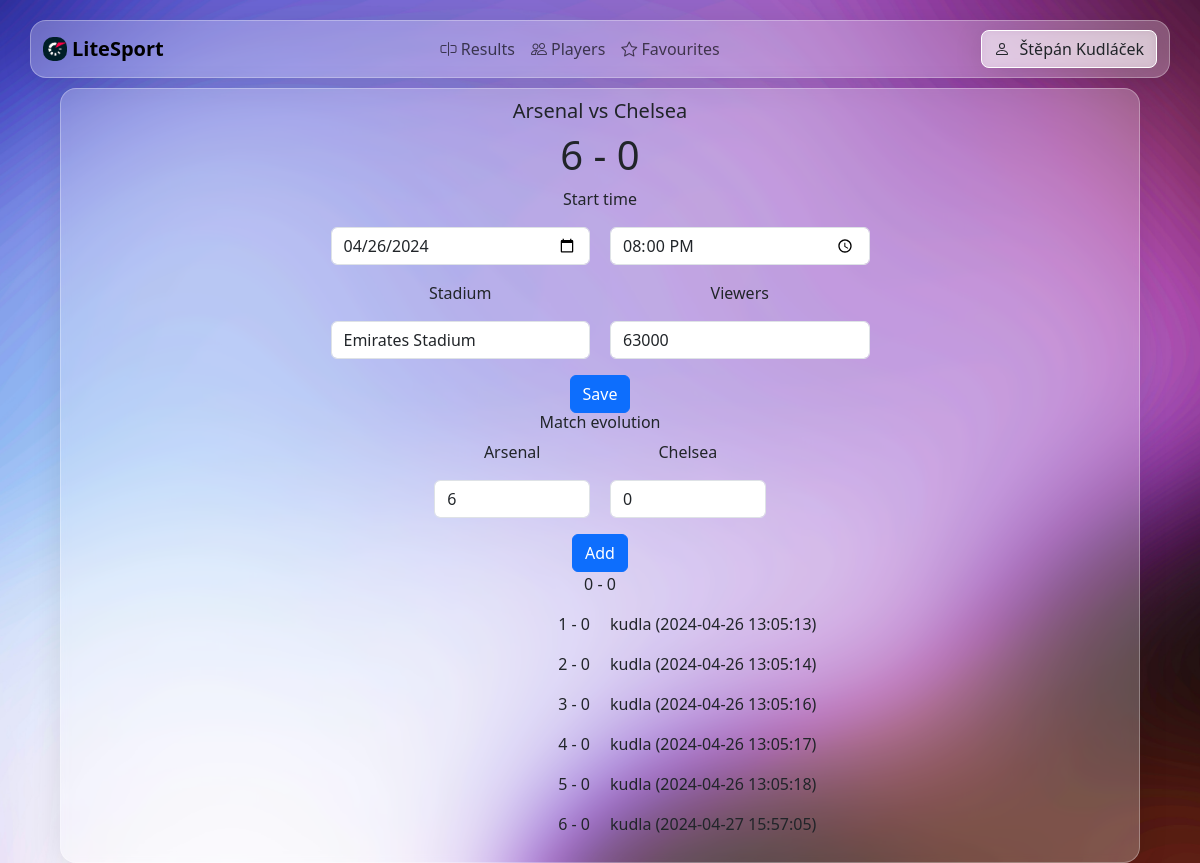
The app's page /edit-match/2 (signed in) with its own data.
### base/models.py (models this page shows, shortened)
class Match(models.Model):
    score_1 = models.IntegerField(default=0)
    score_2 = models.IntegerField(default=0)
    start_time = models.DateTimeField(null=True)
    end_time = models.DateTimeField(null=True)
    viewers = models.IntegerField(default=0)
    stadium = models.CharField(max_length=30,default="")
    id_category = models.ForeignKey('Category', on_delete=models.CASCADE)
    id_league = models.ForeignKey('League', on_delete=models.CASCADE)
    user = models.ForeignKey(User, on_delete=models.CASCADE)
    id_team_1 = models.ForeignKey('Team', on_delete=models.CASCADE, related_name='team_1')
    id_team_2 = models.ForeignKey('Team', on_delete=models.CASCADE, related_name='team_2')

class Team(models.Model):
    name = models.CharField(max_length=30,default="",null=False)
    id_category = models.ForeignKey('Category', on_delete=models.CASCADE)
    id_league = models.ForeignKey('League', on_delete=models.CASCADE)

class EditHistory(models.Model):
    modified_at = models.DateTimeField(null=True)
    old_score1 = models.IntegerField(default="",null=False)
    old_score2 = models.IntegerField(default="",null=False)
    new_score1 = models.IntegerField(default="",null=False)
    new_score2 = models.IntegerField(default="",null=False)
    user = models.ForeignKey(User, on_delete=models.CASCADE)
    id_match = models.ForeignKey('Match', on_delete=models.CASCADE)

### base/views.py (the view, shortened to what this page needs)
# urls.py: path('edit-match/<int:match_id>', views.edit_match, name="edit_match"),
@login_required
def edit_match(request, match_id):
    match = Match.objects.get(id=match_id)
    match_history = EditHistory.objects.filter(id_match=match_id)
    form1 = EditMatchForm(instance=match)
    form2 = AddMatchHistoryForm()
    context = {
        'title': 'Edit Match',
        'match': match,
        'match_history': match_history,
        'form1': form1,
        'form2': form2
    }
    return render(request,'base/edit_match.html',context)

### base/forms.py
class EditMatchForm(forms.ModelForm):
    class Meta:
        model = Match
        fields = ['start_time', 'stadium', 'viewers', 'id_team_1', 'score_1', 'id_team_2', 'score_2']

class AddMatchHistoryForm(forms.ModelForm):
    class Meta:
        model = EditHistory
        fields = ['id_match', 'new_score1', 'new_score2', 'modified_at', 'user']

### base/templates/base/edit_match.html (shortened to what this page needs)
{% extends 'main.html' %}
{% block content %}
<div class="container-lg main-container glass-effect" >
        <div class="col">
            <form method="POST" >
                <h5 class="page-title">{{ match.id_team_1.name }} vs {{ match.id_team_2.name }}</h5>
                <h1 class="page-title">{{ match.score_1 }} - {{ match.score_2 }}</h1>
                <p class="page-title">Start time</p>
                <div class="mb-3">
                    <div class="row">
                        <div class="col" style="padding-right: 10px;">
                            <input type="date" class="form-control" style="max-width: 50%;margin-left: auto;" value="{{ match.start_time|date:'Y-m-d' }}" name="start_time_date">
                        </div>
                        <div class="col" style="padding-left: 10px;">
                            <input type="time" class="form-control" style="max-width: 50%;" value="{{ match.start_time|time:'H:i' }}" name="start_time_time">
                        </div>
                    </div>
                </div>
                <div class="mb-3">
                    <div class="row">
                        <div class="col" style="padding-right: 10px;">
                            <p style="max-width: 50%;margin-left: auto;" class="page-title">Stadium</p>
                            <input type="text" class="form-control" style="max-width: 50%;margin-left: auto;" value="{{ match.stadium }}" name="stadium" >
                        </div>
                        <div class="col" style="padding-left: 10px;">
                            <p style="max-width: 50%;" class="page-title">Viewers</p>
                            <input type="text" class="form-control" style="max-width: 50%;" value="{{ match.viewers }}" name="viewers">
                        </div>
                    </div>
                </div>
                <div class="d-flex justify-content-center">
                    <button class="btn btn-primary" name="form1" type="submit">
                        Save
                    </button>
                </div>
            </form>
            <form method="POST">
                <h6 class="page-title">Match evolution</h6>
                <div class="mb-3">
                    <div class="row">
                        <div class="col" style="padding-right: 10px;">
                            <p style="max-width: 30%;margin-left: auto;" class="page-title">{{ match.id_team_1.name }}</p>
                            <input type="number" class="form-control" style="max-width: 30%;margin-left: auto;" value="{{ match.score_1 }}" name="new_score1" >
                        </div>
                        <div class="col" style="padding-left: 10px;">
                            <p style="max-width: 30%;" class="page-title">{{ match.id_team_2.name }}</p>
                            <input type="number" class="form-control" style="max-width: 30%;" value="{{ match.score_2 }}"name="new_score2" >
                        </div>
                    </div>
                </div>
                <div class="d-flex justify-content-center">
                    <button class="btn btn-primary" name="form2"type="submit">
                        Add
                    </button>
                </div>
            </form>
            <div class="page-title">
                <p class"page-title">0 - 0</p>
            </div>
            {% for match_his in match_history %}
                <div class="row">
                    <div class="col" style="padding-right: 10px;">
                        <p class="page-title" style="max-width: 50%;margin-left: auto; display: flex;align-items: right;justify-content: right;">{{match_his.new_score1}} - {{match_his.new_score2}}</p>
                    </div>
                    <div class="col" style="padding-left: 10px;">
                        <p class="ml-3">{{match_his.user}} ({{match_his.modified_at|date:'Y-m-d H:i:s'}})</p>
                    </div>
                </div>
            {% endfor %}
        </div>
</div>
{% endblock %}

### templates/navbar.html (shortened to what this page needs)
{% load static %}
<div class="navbar-container">
  <nav class="navbar navbar-expand-sm container-lg glass-effect">
    <div class="container-lg">
      <a class="navbar-brand d-flex align-items-center" href="/">
        <img class="navbar-logo" src="{% static 'litesport_logo.png' %}" alt="Logo" width="24" height="24" class="d-inline-block align-text-top" />
        <strong class="ml-2">LiteSport</strong>
      </a>
      <div class="collapse navbar-collapse" id="navbarNavDropdown">
        <div class="collapse navbar-collapse justify-content-center" id="navbarNavDropdown">
          <ul class="navbar-nav">
            <li class="nav-item">
              <a class="nav-link" aria-current="page" href="/">
                <i class="bi bi-input-cursor"></i> Results
              </a>
            </li>
            <li class="nav-item">
              <a class="nav-link" href="/football/players">
                <i class="bi bi-people"></i> Players
              </a>
            </li>
            <li class="nav-item">
              <a class="nav-link" href="#">
                <i class="bi bi-star"></i> Favourites
              </a>
            </li>
          </ul>
        </div>
        <div class="dropdown ms-auto">
          <button class="btn user-button" type="button" id="dropdownMenuButton" data-bs-toggle="dropdown" aria-haspopup="true" aria-expanded="false">
            <div class="page-title">
              {% if user.is_authenticated %}
              {{ user.first_name }} {{ user.last_name }}
              {% else %}
              Not logged in
              {% endif %}
            </div>
          </button>
        </div>
      </div>
    </div>
  </nav>
</div>

### static/css/style.css (style rules this page uses)
html, body { height: 100%; }
body { background-size: cover; background-repeat: no-repeat; background-position: center center; background-attachment: fixed; }
.navbar-container { display: flex; justify-content: center; padding-top: 20px; padding-bottom: 5px; }
.glass-effect { background: rgba(255, 255, 255, 0.25); border-radius: 16px; box-shadow: 0 4px 30px rgba(0, 0, 0, 0.1); backdrop-filter: blur(5px); -webkit-backdrop-filter: blur(5px); border: 1px solid rgba(255, 255, 255, 0.3); }
.navbar-logo { border-radius: 10px; margin-right: 5px; }
.user-button { background: rgba(255, 255, 255, 0.5); border-radius: 8px; box-shadow: 0 4px 30px rgba(0, 0, 0, 0.1); backdrop-filter: blur(5px); -webkit-backdrop-filter: blur(5px); border: 1px solid rgba(255, 255, 255, 1); }
.container-lg.main-container { width: 90%; justify-content: center; padding: 10px; margin-top: 5px; }
.page-title { display: flex; align-items: center; justify-content: center; }
.nav-item { border-radius: 10px; }

### records on screen
Match: id_team_1.name "Arsenal", id_team_2.name "Chelsea", score_1 "6", score_2 "0", start_time_date "04/26/2024", start_time_time "20:00", stadium "Emirates Stadium", viewers "63000", new_score1 "6", new_score2 "0"
EditHistory: new_score1 "1", new_score2 "0", user "kudla", modified_at "2024-04-26 13:05:13"
EditHistory: new_score1 "2", new_score2 "0", user "kudla", modified_at "2024-04-26 13:05:14"
EditHistory: new_score1 "3", new_score2 "0", user "kudla", modified_at "2024-04-26 13:05:16"
EditHistory: new_score1 "4", new_score2 "0", user "kudla", modified_at "2024-04-26 13:05:17"
EditHistory: new_score1 "5", new_score2 "0", user "kudla", modified_at "2024-04-26 13:05:18"
EditHistory: new_score1 "6", new_score2 "0", user "kudla", modified_at "2024-04-27 15:57:05"

### other values on screen
{{ user.first_name }} "Štěpán"
{{ user.last_name }} "Kudláček"
